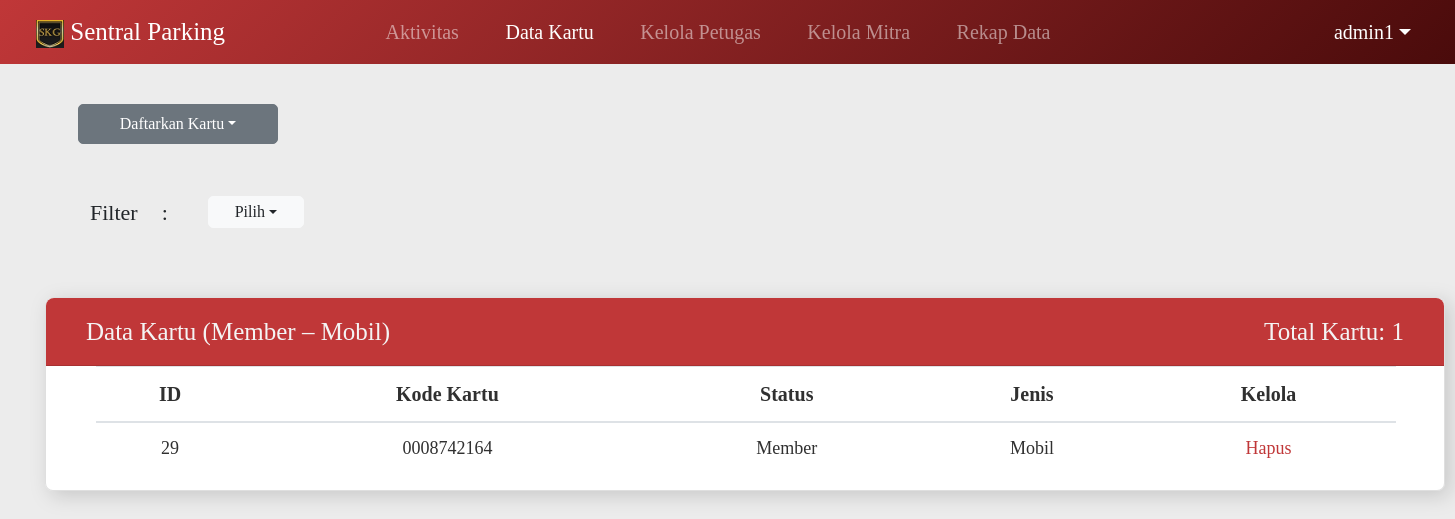
Screenshot of /admin/data-kartu/member-mobil.php?username=admin1 (signed in) with the database file from the repository.
### tables this page shows
CREATE TABLE `kartu_daftar` (
  `id` int(5) NOT NULL,
  `id_kode_kartu` int(5) NOT NULL,
  `id_status` int(1) NOT NULL,
  `id_jenis` int(1) DEFAULT NULL
);

CREATE TABLE `kartu_kartu` (
  `id_kode_kartu` int(5) NOT NULL,
  `kode_kartu` varchar(10) NOT NULL
);

CREATE TABLE `kartu_status` (
  `id_status` int(1) NOT NULL,
  `status` varchar(10) NOT NULL
);

CREATE TABLE `kartu_jenis` (
  `id_jenis` int(1) NOT NULL,
  `jenis` varchar(5) NOT NULL
);

### admin/data-kartu/member-mobil.php (the view, shortened to what this page needs)
<!doctype html>
<html lang="en">
<head>
    <link rel="stylesheet" href="https://cdn.jsdelivr.net/npm/bootstrap@4.0.0/dist/css/bootstrap.min.css">
    <link rel="stylesheet" href="../css/data_kartu.css">
</head>
<body>
    <?php
        $username = $_GET['username'];
    ?>
    <div class="container-fluid w-100">
        <nav class="navbar navbar-expand-lg navbar-dark d-flex gradien fixed-top w-100 align-middle">
            <a class="navbar-brand" href="../aktivitas.php?username=<?= $username ?>">
                <img src="../../assets/logo/logo32x32.png" width="28" height="28" class="d-inline-block align-middle" alt="">
                Sentral Parking
            </a>
            <ul class="navbar-nav w-50 mx-auto d-flex align-items-center justify-content-center">
                <li class="nav-item w-100">
                    <div class="collapse navbar-collapse" id="navbarNavAltMarkup">
                        <div class="navbar-nav justify-content-around menu-lists">
                            <a class="nav-item nav-link menu" href="../aktivitas.php?username=<?= $username ?>">Aktivitas<span class="sr-only">(current)</span></a>
                            <a class="nav-item nav-link menu active" href="../data-kartu.php?username=<?= $username ?>">Data Kartu</a>
                            <a class="nav-item nav-link menu" href="../petugas-kelola.php?username=<?= $username ?>">Kelola Petugas</a>
                            <a class="nav-item nav-link menu" href="../mitra-kelola.php?username=<?= $username ?>">Kelola Mitra</a>
                            <a class="nav-item nav-link menu" href="../rekap-data.php?username=<?= $username ?>">Rekap Data</a>
                        </div>
                    </div>
                </li>
            </ul>
            <ul class="navbar-nav profile d-flex align-items-center justify-content-end">
                <li class="nav-item dropdown active text-right">
                    <a class="nav-link dropdown-toggle tombol-profile d-flex align-items-center justify-content-end" href="#" id="navbarDropdown" role="button" data-toggle="dropdown" aria-haspopup="true" aria-expanded="false"><?php echo $username; ?></a>
                </li>
            </ul>
        </nav>
        <div class="container-fluid">
            <div class="row w-100 marpad-1 justify-content-between mx-auto">
                <div class="col-lg-4">
                    <div class="row justify-content-start dropdown">
                        <button type="button" class="btn btn-secondary dropdown-toggle tombol-daftar" id="dropdownMenuButton" data-toggle="dropdown" aria-haspopup="true" aria-expanded="false">Daftarkan Kartu</button>
                    </div>
                </div>
            </div>
            <div class="row w-100 marpad-2 justify-content-start mx-auto">
                <div class="col-lg-">
                    <div class="row justify-content-start dropdown filter">
                        <table class="table tabel-filter borderless">
                            <tbody>
                                <tr>
                                    <td class="filter-status">Filter</td>
                                    <td class="filter-status">:</td>
                                    <td>
                                        <button type="button" class="btn btn-light dropdown-toggle tombol-filter d-flex align-items-center justify-content-center" id="dropdownMenuButton" data-toggle="dropdown" aria-haspopup="true" aria-expanded="false">Pilih</button>
                                    </td>
                                </tr>
                            </tbody>
                        </table>
                    </div>
                </div>
            <div class="row w-100 marpad-2 justify-content-start mx-auto">
                <div class="col-lg-12">
                    <div class="rp mx-auto">
                        <div class="card riwayat">
                            <div class="card-header">
                                <ul class="list-inline w-100 h-100 d-flex justify-content-between baris-judul-keluar">
                                    <li class="list-inline-item judul d-flex align-items-center">Data Kartu (Member – Mobil)</li>
                                    <li class="list-inline-item kosong d-flex align-items-center">
                                        Total Kartu:
                                        <?php
                                            include '../../config/koneksi2.php';
                                            $query = mysqli_query($con, "SELECT COUNT(*) FROM kartu_daftar WHERE id_status = '2' AND id_jenis = '1'");
                                            $array = mysqli_fetch_array($query);
                                            $count = $array['COUNT(*)'];
                                            echo $count;
                                        ?>
                                    </li>
                                </ul>
                            </div>
                            <table class="table table-responsive-lg table-hover tabel-riwayat">
                                <thead>
                                    <tr>
                                        <th scope="col">ID</th>
                                        <th scope="col">Kode Kartu</th>
                                        <th scope="col">Status</th>
                                        <th scope="col">Jenis</th>
                                        <th scope="col">Kelola</th>
                                    </tr>
                                </thead>
                                <tbody>
                                    <?php
                                        include '../../config/koneksi2.php';
                                        $query = mysqli_query($con, "SELECT kartu_daftar.id, kartu_daftar.id_kode_kartu, kartu_kartu.id_kode_kartu, kartu_kartu.kode_kartu, kartu_status.id_status, kartu_status.status, kartu_jenis.id_jenis, kartu_jenis.jenis FROM kartu_daftar, kartu_kartu, kartu_status, kartu_jenis WHERE kartu_daftar.id_kode_kartu IS NOT NULL AND kartu_daftar.id_kode_kartu = kartu_kartu.id_kode_kartu AND kartu_daftar.id_status = kartu_status.id_status AND status = 'Member' AND kartu_daftar.id_jenis = kartu_jenis.id_jenis AND jenis = 'Mobil'");
                                        if($query->num_rows > 0){
                                            while($row = $query-> fetch_assoc()){
                                                $id_kode_kartu = $row['id_kode_kartu'];
                                                echo "<tr>
                                                    <td>$row[id_kode_kartu]</td>
                                                    <td>$row[kode_kartu]</td>
                                                    <td>$row[status]</td>
                                                    <td>$row[jenis]</td>
                                                    <td><a onClick=\"javascript: return confirm('Apakah yakin ingin menghapus kartu dengan kode '$row[kode_kartu]' ini?');\" style='color: #C03738;' id='hapus' href='kartu-hapus.php?id_kode_kartu=$id_kode_kartu'>Hapus</a></td>
                                                </tr>";
                                            }
                                        } else {
                                            echo "<h5>Data kartu tidak ditemukan.</h5>";
                                        }
                                    ?>
                                </tbody>
                            </table>
                        </div>
                    </div>
                </div>
            </div>
        </div>
    </div>
</body>
</html>

### admin/css/data_kartu.css (style rules this page uses)
body, html { font-family: 'Noto Sans Regular'; background-color: #ECECEC; }
.navbar { width: 100%; }
.navbar-nav { width: 100%; margin-right: 1.25rem; }
.gradien { background-image: linear-gradient(135deg, #C03738, #4A0B0B); }
.navbar-brand { font-family: "Noto Sans Bold"; font-size: 1.563rem; margin-left: 1.25rem; }
.menu-lists { margin: 0; }
.menu { font-family: "Noto Sans Semibold"; font-size: 1.25rem; }
.profile { width: 14rem; margin-right: 1.25rem; margin-left: 0; }
.tombol-profile { font-size: 1.25rem; }
.rp { width: 87.5rem; background-color: #FFFFFF; color: #303030; border-radius: 8px; }
.card { filter: drop-shadow(5px 5px 10px rgba(0, 0, 0, 0.15)); }
.marpad-1 { padding-top: 6.5rem; }
.marpad-2 { padding-top: 2.5rem; }
.judul { color: #F4F4F4; margin-left: 1.25rem; }
.kosong { color: #F4F4F4; margin-right: 1.25rem; font-family: 'Noto Sans SemiBold'; }
.tombol-daftar { height: 2.5rem; width: 12.5rem !important; margin-left: 3rem; border-radius: 5px !important; }
.borderless td, .borderless th { border: none; }
.filter-status { font-family: 'Noto Sans SemiBold'; font-size: 1.375rem; }
.tombol-filter { height: 2rem; width: 6rem !important; margin-left: 1rem; border-radius: 5px !important; }
.filter { margin-left: 3rem; }
.riwayat { border-radius: 8px; }
.riwayat .card-header { background-color: #C03738; border-radius: 8px 8px 0 0; font-size: 1.563rem; font-family: "Noto Sans Semibold"; height: 4.25rem; }
.tabel-riwayat { color: #303030; width: 81.25rem !important; font-size: 1.125rem; margin-left: 3.125rem; margin-right: 3.125rem; }
.tabel-riwayat thead { font-size: 1.25rem; text-align: center; }
.tabel-riwayat td { text-align: center; }

### rows the page displays
kartu_daftar: id_kode_kartu.id_kode_kartu "29", id_kode_kartu.kode_kartu "0008742164", id_status.status "Member", id_jenis.jenis "Mobil"

### other values shown
$username "admin1"
$count "1"
